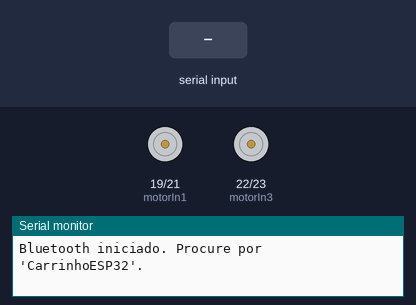
The sketch below on a simulated ESP32. Shown: motor-driver pin pairs drawn as motors (green arrow = first pin HIGH = forward, orange = second pin HIGH = backward, longer = more drive), the last lines printed to the serial monitor. Inputs (shaded band) come from the test bench. Nothing arrives over Bluetooth unless stated.

Above: at 1.2 s.
1.3 s: "F" received over the second serial link
At 1.7 s:
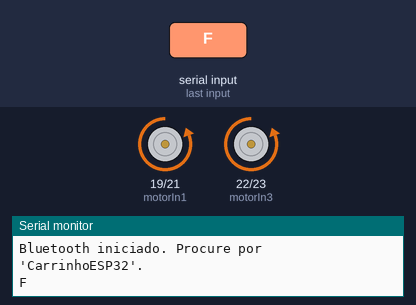
2.8 s: "B" received over the second serial link
At 4.0 s:
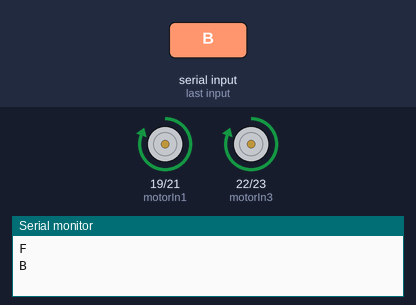
4.3 s: "L" received over the second serial link
At 5.2 s:
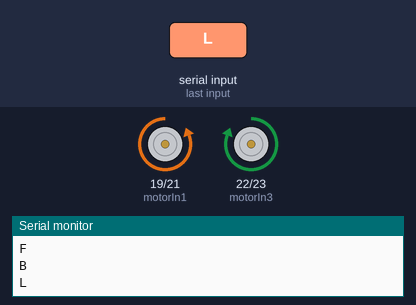
5.8 s: "R" received over the second serial link
At 6.3 s:
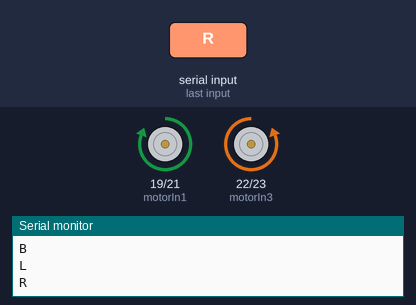
Timing chart, 0 to 8.3 s (numbered marks = the images above; inputs shaded):
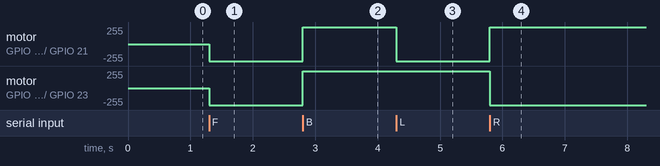

The sketch:

CarrinhoBluetooth.ino
```cpp
#include "BluetoothSerial.h"

BluetoothSerial SerialBT;

// Definição dos pinos do driver L298N
const int motorIn1 = 19;  // Motor Esquerdo
const int motorIn2 = 21;
const int motorIn3 = 22;  // Motor Direito
const int motorIn4 = 23;

int valSpeed = 255; // Velocidade inicial (0–255)

// Funções de movimento
// "F" = trás e "B" = frente (inversão solicitada)
void frente() {
  analogWrite(motorIn1, 0);
  analogWrite(motorIn2, valSpeed);
  analogWrite(motorIn3, 0);
  analogWrite(motorIn4, valSpeed);
}

void tras() {
  analogWrite(motorIn1, valSpeed);
  analogWrite(motorIn2, 0);
  analogWrite(motorIn3, valSpeed);
  analogWrite(motorIn4, 0);
}

void esquerda() {
  analogWrite(motorIn1, 0);
  analogWrite(motorIn2, valSpeed);
  analogWrite(motorIn3, valSpeed);
  analogWrite(motorIn4, 0);
}

void direita() {
  analogWrite(motorIn1, valSpeed);
  analogWrite(motorIn2, 0);
  analogWrite(motorIn3, 0);
  analogWrite(motorIn4, valSpeed);
}

void parar() {
  analogWrite(motorIn1, 0);
  analogWrite(motorIn2, 0);
  analogWrite(motorIn3, 0);
  analogWrite(motorIn4, 0);
}

void setup() {
  Serial.begin(115200);

  pinMode(motorIn1, OUTPUT);
  pinMode(motorIn2, OUTPUT);
  pinMode(motorIn3, OUTPUT);
  pinMode(motorIn4, OUTPUT);

  parar(); // começa parado

  // Inicia Bluetooth
  if (!SerialBT.begin("CarrinhoESP32")) {
    Serial.println("Erro ao iniciar Bluetooth!");
    while (true);
  }
  Serial.println("Bluetooth iniciado. Procure por 'CarrinhoESP32'.");
}

void loop() {
  // Processa comandos Bluetooth
  if (SerialBT.available()) {
    char command = SerialBT.read();
    Serial.println(command);

    switch (command) {
      case 'F': frente(); break;   // AGORA É TRÁS
      case 'B': tras(); break;     // AGORA É FRENTE
      case 'L': esquerda(); break;
      case 'R': direita(); break;
      case 'S': parar(); break;

      case '0': valSpeed = 0; break;
      case '1': valSpeed = 25; break;
      case '2': valSpeed = 50; break;
      case '3': valSpeed = 75; break;
      case '4': valSpeed = 100; break;
      case '5': valSpeed = 125; break;
      case '6': valSpeed = 150; break;
      case '7': valSpeed = 175; break;
      case '8': valSpeed = 200; break;
      case '9': valSpeed = 255; break;
    }
  }
}
```

Measured:
- after the input at 1.3 s, motor on GPIO 19 (motorIn1) / GPIO 21 (motorIn2), motor on GPIO 22 (motorIn3) / GPIO 23 (motorIn4): stopped → backward 255/255 at once
- after the input at 2.8 s, motor on GPIO 19 (motorIn1) / GPIO 21 (motorIn2), motor on GPIO 22 (motorIn3) / GPIO 23 (motorIn4): backward 255/255 → forward 255/255 at once
- after the input at 4.3 s, motor on GPIO 19 (motorIn1) / GPIO 21 (motorIn2): forward 255/255 → backward 255/255 at once
- after the input at 5.8 s, motor on GPIO 19 (motorIn1) / GPIO 21 (motorIn2): backward 255/255 → forward 255/255 at once; motor on GPIO 22 (motorIn3) / GPIO 23 (motorIn4): forward 255/255 → backward 255/255 at once
